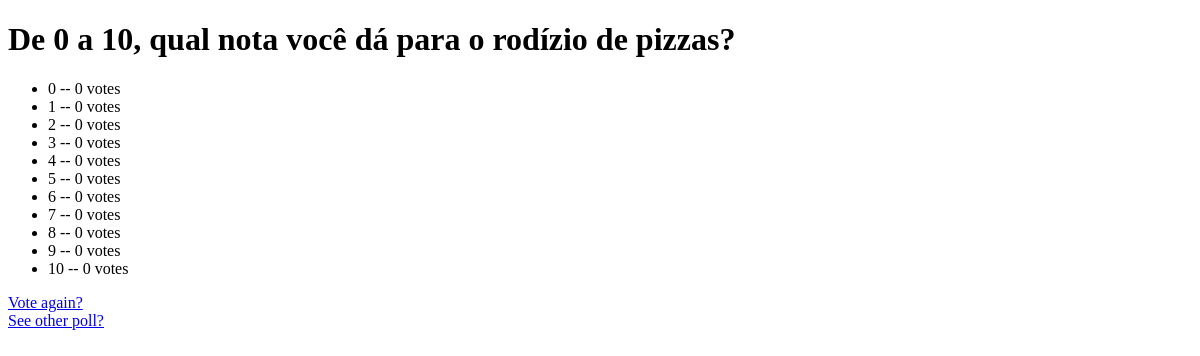
Page /polls/7/results/ on the earlier database version.
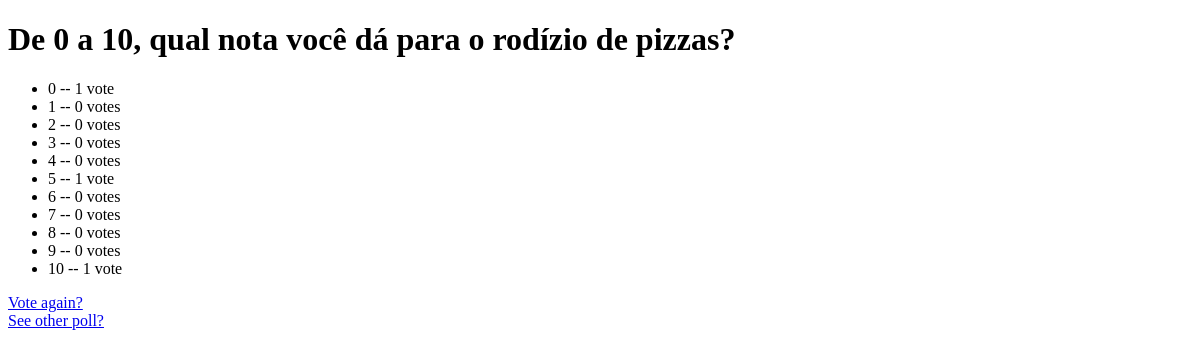
Same page on the later database version.
### polls/models.py (models this page shows, shortened)
class Question(models.Model):
    question_text = models.CharField(max_length=200)
    pub_date = models.DateTimeField('date published')

class Choice(models.Model):
    question = models.ForeignKey(Question, on_delete=models.CASCADE)
    choice_text = models.CharField(max_length=200)
    votes = models.IntegerField(default=0)

### polls/views.py (the view)
# urls.py: path('<int:pk>/results/', views.ResultsView.as_view(), name='results'),
class ResultsView(generic.DetailView):
    model = Question
    template_name = 'polls/results.html'

### polls/templates/polls/results.html (shortened to what this page needs)
<!DOCTYPE html>
<html lang="en">
<head>
</head>
<body>
<h1>{{ question.question_text }}</h1>
<ul>
    {% for choice in question.choice_set.all %}
        <li>{{ choice.choice_text }} -- {{ choice.votes }} vote{{ choice.votes|pluralize }}</li>
    {% endfor %}
</ul>
<a href="{% url 'polls:detail' question.id %}">Vote again?</a><br>
<a href="{% url 'polls:index' %}">See other poll?</a>
</body>
</html>

Differences in the rows shown:
changed Choice (number 1 of 11 on the later page): votes "0" → "1"
changed Choice (number 6 of 11 on the later page): votes "0" → "1"
changed Choice (number 11 of 11 on the later page): votes "0" → "1"
